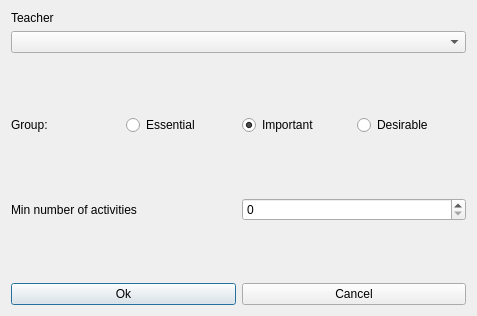
<?xml version="1.0" encoding="UTF-8"?>
<ui version="4.0">
 <class>ModifyConstraintMinActivitiesForTeacherForm_template</class>
 <widget class="QDialog" name="ModifyConstraintMinActivitiesForTeacherForm_template">
  <property name="geometry">
   <rect>
    <x>0</x>
    <y>0</y>
    <width>477</width>
    <height>316</height>
   </rect>
  </property>
  <property name="windowTitle">
   <string extracomment="This is the title of the dialog to modify a constraint of this type">Modify min activities for a teacher</string>
  </property>
  <layout class="QVBoxLayout" name="verticalLayout_2">
   <item>
    <layout class="QVBoxLayout" name="verticalLayout">
     <item>
      <widget class="QLabel" name="teacherTextLabel">
       <property name="frameShape">
        <enum>QFrame::NoFrame</enum>
       </property>
       <property name="frameShadow">
        <enum>QFrame::Plain</enum>
       </property>
       <property name="text">
        <string>Teacher</string>
       </property>
       <property name="wordWrap">
        <bool>false</bool>
       </property>
      </widget>
     </item>
     <item>
      <widget class="QComboBox" name="teachersComboBox">
       <property name="editable">
        <bool>false</bool>
       </property>
       <property name="insertPolicy">
        <enum>QComboBox::NoInsert</enum>
       </property>
       <property name="autoCompletion">
        <bool>false</bool>
       </property>
       <property name="duplicatesEnabled">
        <bool>false</bool>
       </property>
      </widget>
     </item>
    </layout>
   </item>
   <item>
    <spacer name="verticalSpacer">
     <property name="orientation">
      <enum>Qt::Vertical</enum>
     </property>
     <property name="sizeHint" stdset="0">
      <size>
       <width>20</width>
       <height>46</height>
      </size>
     </property>
    </spacer>
   </item>
   <item>
    <layout class="QHBoxLayout" name="horizontalLayout_4">
     <item>
      <widget class="QLabel" name="groupTextLabel">
       <property name="text">
        <string>Group:</string>
       </property>
      </widget>
     </item>
     <item>
      <widget class="QRadioButton" name="essentialRadioButton">
       <property name="text">
        <string>Essential</string>
       </property>
      </widget>
     </item>
     <item>
      <widget class="QRadioButton" name="importantRadioButton">
       <property name="text">
        <string>Important</string>
       </property>
       <property name="checked">
        <bool>true</bool>
       </property>
      </widget>
     </item>
     <item>
      <widget class="QRadioButton" name="desirableRadioButton">
       <property name="text">
        <string>Desirable</string>
       </property>
      </widget>
     </item>
    </layout>
   </item>
   <item>
    <spacer name="verticalSpacer_2">
     <property name="orientation">
      <enum>Qt::Vertical</enum>
     </property>
     <property name="sizeHint" stdset="0">
      <size>
       <width>20</width>
       <height>26</height>
      </size>
     </property>
    </spacer>
   </item>
   <item>
    <layout class="QHBoxLayout" name="horizontalLayout_2">
     <item>
      <widget class="QLabel" name="maxHoursTextLabel">
       <property name="frameShape">
        <enum>QFrame::NoFrame</enum>
       </property>
       <property name="frameShadow">
        <enum>QFrame::Plain</enum>
       </property>
       <property name="text">
        <string>Min number of activities</string>
       </property>
       <property name="wordWrap">
        <bool>false</bool>
       </property>
      </widget>
     </item>
     <item>
      <widget class="QSpinBox" name="minActsSpinBox"/>
     </item>
    </layout>
   </item>
   <item>
    <spacer name="verticalSpacer_3">
     <property name="orientation">
      <enum>Qt::Vertical</enum>
     </property>
     <property name="sizeHint" stdset="0">
      <size>
       <width>20</width>
       <height>25</height>
      </size>
     </property>
    </spacer>
   </item>
   <item>
    <layout class="QHBoxLayout" name="horizontalLayout">
     <item>
      <widget class="QPushButton" name="okPushButton">
       <property name="text">
        <string>Ok</string>
       </property>
      </widget>
     </item>
     <item>
      <widget class="QPushButton" name="cancelPushButton">
       <property name="text">
        <string>Cancel</string>
       </property>
      </widget>
     </item>
    </layout>
   </item>
  </layout>
 </widget>
 <layoutdefault spacing="6" margin="11"/>
 <resources/>
 <connections/>
</ui>
